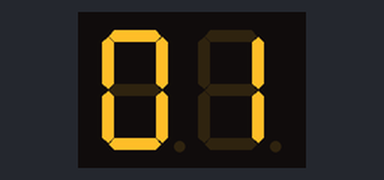
The sketch below on a simulated Arduino Uno, built with avr-gcc and run on an emulated ATmega328P. Parts: 2-digit seven-segment display. Wiring (inferred from the names in the program): 2-digit 7-segment display, segments lit when LOW: segments pin 0, pin 1, pin 2, pin 3, pin 4, pin 5, pin 6, pin 7; digit selects pin 9, pin 8. The segment pins are drawn as the display they are named for.

Above: at 0.1 s.
At 7.1 s:
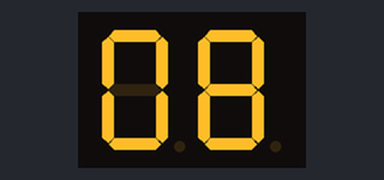
At 12.1 s:
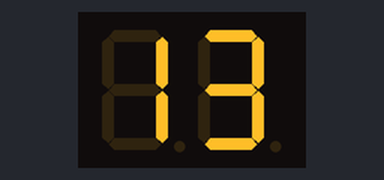
At 17.1 s:
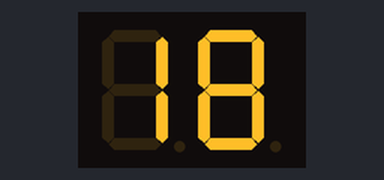
At 27.1 s:
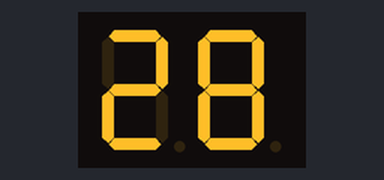
At 37.1 s:
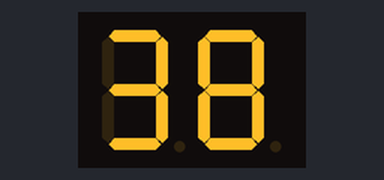

The sketch:

Thermometer.ino
```cpp
#include <MsTimer2.h>
#include "seg_display.h"

void setup() {
  DDRB = 0x03;
  DDRD = 0xff;
  PORTB = 0x01;
  PORTD = 0x00;

  MsTimer2::set(10, TimerInterrupt);
  MsTimer2::start();
}

void loop() {
  Thermometer::seg_disp seg_;
  seg_.ThermoMain();
}

void TimerInterrupt() {
  PORTB ^= 0x03;
  if (PORTB == 0x01) {
    PORTD = Thermometer::display_type[Thermometer::count % 10];
  } else {
    PORTD = Thermometer::display_type[Thermometer::count / 10];
  }
}
```

seg_display.h
```cpp
#ifndef SEG_DISPLAY_H
#define SEG_DISPLAY_H

#define seg10   PORTB0
#define seg1    PORTB1
#define seg7_a  PORTD0
#define seg7_b  PORTD1
#define seg7_c  PORTD2
#define seg7_d  PORTD3
#define seg7_e  PORTD4
#define seg7_f  PORTD5
#define seg7_g  PORTD6
#define seg7_dp PORTD7

namespace Thermometer {

class seg_disp {
 public :
  void ThermoMain();
};

extern int count;

constexpr static unsigned char display_type[] = {
  0xc0, //0
  0xf9, //1
  0xa4, //2
  0xb0, //3
  0x99, //4
  0x92, //5
  0x82, //6
  0xf8, //7
  0x80, //8
  0x90, //9
};

}  // namespace Thermometer

#endif  // SEG_DISPLAY_H
```

seg_set.ino
```cpp
#include "seg_display.h"

namespace Thermometer {

namespace {

void seg_clear(void) {
  PORTD = 0xff;
}

}  // namespace

int count = 0;

void seg_disp::ThermoMain() {
  auto a = 1000;
  while (true) {
    count += 1;
    delay(a);
  }
}

}  // namespace Thermometer
```

Measured:
- what the display in image 0 shows lasts 1.0 s, from 0.1 s to 1.1 s
